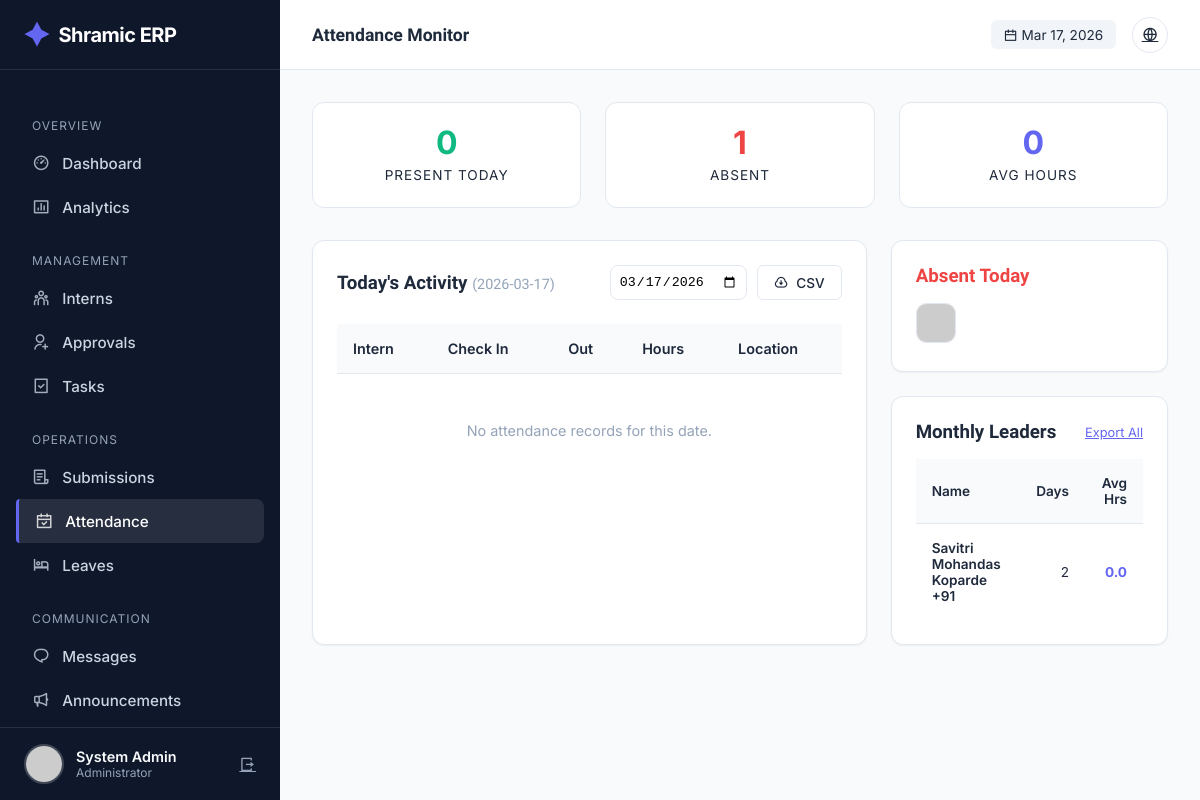
Page /admin/attendance (signed in) on the committed database.
### tables this page shows
CREATE TABLE users (
            id INTEGER PRIMARY KEY AUTOINCREMENT,
            intern_id TEXT UNIQUE,
            usn TEXT UNIQUE NOT NULL,
            full_name TEXT NOT NULL,
            phone TEXT NOT NULL,
            email TEXT UNIQUE NOT NULL,
            password_hash TEXT NOT NULL,
            role TEXT NOT NULL,
            photo_url TEXT,
            status TEXT DEFAULT 'PENDING',
            is_admin BOOLEAN DEFAULT 0,
            department TEXT,
            join_date DATE,
            emergency_contact TEXT,
            address TEXT,
            last_login TIMESTAMP,
            login_count INTEGER DEFAULT 0,
            created_at TIMESTAMP DEFAULT CURRENT_TIMESTAMP,
            updated_at TIMESTAMP DEFAULT CURRENT_TIMESTAMP
        );

### app.py (the view)
@app.route('/admin/attendance')
@login_required
@admin_required
def admin_attendance():
    conn = get_db_connection()
    cur = conn.cursor()
    date_filter = request.args.get('date', format_datetime(get_current_date(), '%Y-%m-%d'))
    cur.execute("""
        SELECT u.intern_id, u.full_name, u.role, u.photo_url, u.department,
               a.check_in_time, a.check_out_time, a.work_hours, a.location
        FROM attendance a
        JOIN users u ON a.user_id = u.id
        WHERE a.date = ?
        ORDER BY a.check_in_time DESC
    """, (date_filter,))
    today_attendance = [dict(row) for row in cur.fetchall()]
    cur.execute("""
        SELECT u.intern_id, u.full_name, u.role, u.department,
               COUNT(a.id) as days_present,
               SUM(a.work_hours) as total_hours,
               AVG(a.work_hours) as avg_hours
        FROM users u
        LEFT JOIN attendance a ON u.id = a.user_id
            AND strftime('%Y-%m', a.date) = strftime('%Y-%m', 'now')
        WHERE u.is_admin = 0 AND u.status = 'APPROVED'
        GROUP BY u.id, u.intern_id, u.full_name, u.role, u.department
        ORDER BY days_present DESC
    """)
    monthly_summary = [dict(row) for row in cur.fetchall()]
    cur.execute("""
        SELECT u.intern_id, u.full_name, u.role, u.department, u.photo_url, u.id
        FROM users u
        WHERE u.is_admin = 0 AND u.status = 'APPROVED'
        AND u.id NOT IN (
            SELECT user_id FROM attendance WHERE date = ?
        )
    """, (date_filter,))
    absent_today = [dict(row) for row in cur.fetchall()]
    conn.close()
    return render_template('admin/attendance.html',
        today_attendance=today_attendance,
        monthly_summary=monthly_summary,
        absent_today=absent_today,
        date_filter=date_filter,
        now=datetime.now()
    )

### ERP-main/templates/admin/attendance.html (shortened to what this page needs)
{% extends "admin/base.html" %} {% block page_title %}Attendance Monitor{%
endblock %} {% block content %}
<div class="att-stats">
  <div class="stat-box">
    <div class="stat-val" style="color: var(--success)">
      {{ today_attendance|length }}
    </div>
    <div class="stat-lbl">Present Today</div>
  </div>
  <div class="stat-box">
    <div class="stat-val" style="color: var(--danger)">
      {{ absent_today|length }}
    </div>
    <div class="stat-lbl">Absent</div>
  </div>
  <div class="stat-box">
    {% set total_hrs = namespace(value=0) %} {% for r in today_attendance %}{%
    if r.work_hours %}{% set total_hrs.value = total_hrs.value + r.work_hours
    %}{% endif %}{% endfor %}
    <div class="stat-val" style="color: var(--primary)">
      {{ (total_hrs.value / today_attendance|length)|round(1) if
      today_attendance|length > 0 else 0 }}
    </div>
    <div class="stat-lbl">Avg Hours</div>
  </div>
</div>
<div style="display: grid; grid-template-columns: 2fr 1fr; gap: 1.5rem">
  <div class="card">
    <div
      style="
        display: flex;
        justify-content: space-between;
        align-items: center;
        margin-bottom: 1.5rem;
      "
    >
      <h3>
        Today's Activity
        <span
          style="font-weight: 400; color: var(--text-light); font-size: 0.9rem"
          >({{ date_filter }})</span
        >
      </h3>
      <div style="display: flex; gap: 10px">
        <form
          method="GET"
          style="display: flex; align-items: center; gap: 10px"
        >
          <input
            type="date"
            name="date"
            value="{{ date_filter }}"
            onchange="this.form.submit()"
            style="
              padding: 0.5rem;
              border: 1px solid var(--border);
              border-radius: 8px;
            "
          />
        </form>
        <a
          href="{{ url_for('export_attendance_csv', month=date_filter[:7]) }}"
          class="btn btn-outline"
          style="padding: 0.5rem 1rem; font-size: 0.85rem"
        >
          <i class="ri-download-cloud-line"></i> CSV
        </a>
      </div>
    </div>
    <div class="table-container">
      <table>
        <thead>
          <tr>
            <th>Intern</th>
            <th>Check In</th>
            <th>Out</th>
            <th>Hours</th>
            <th>Location</th>
          </tr>
        </thead>
        <tbody>
          {% for record in today_attendance %}
          <tr class="attendance-row">
            <td>
              <div style="display: flex; align-items: center; gap: 10px">
                <img
                  src="{{ url_for('static', filename='uploads/profiles/' + record.photo_url) if record.photo_url else 'https://ui-avatars.com/api/?name=' + record.full_name }}"
                  style="
                    width: 32px;
                    height: 32px;
                    border-radius: 50%;
                    object-fit: cover;
                  "
                />
                <div>
                  <div style="font-weight: 600">{{ record.full_name }}</div>
                  <div style="font-size: 0.75rem; color: var(--text-secondary)">
                    {{ record.intern_id }}
                  </div>
                </div>
              </div>
            </td>
            <td>
              <span class="time-badge"
                >{{ record.check_in_time.split(' ')[1] }}</span
              >
            </td>
            <td>
              {% if record.check_out_time %}
              <span class="time-badge"
                >{{ record.check_out_time.split(' ')[1] }}</span
              >
              {% else %}
              <span
                style="
                  color: var(--success);
                  font-size: 0.8rem;
                  font-weight: 600;
                "
                >● Active</span
              >
              {% endif %}
            </td>
            <td style="font-weight: 700; color: var(--text-main)">
              {{ record.work_hours if record.work_hours else '-' }}
            </td>
            <td style="font-size: 0.85rem; color: var(--text-secondary)">
              <i class="ri-map-pin-line"></i> {{ record.location or 'Remote' }}
            </td>
          </tr>
          {% else %}
          <tr>
            <td
              colspan="5"
              style="
                text-align: center;
                padding: 3rem;
                color: var(--text-light);
              "
            >
              No attendance records for this date.
            </td>
          </tr>
          {% endfor %}
        </tbody>
      </table>
    </div>
  </div>
  <div style="display: flex; flex-direction: column; gap: 1.5rem">
    <div class="card">
      <h3 style="margin-bottom: 1rem; color: var(--danger)">Absent Today</h3>
      {% if absent_today %}
      <div class="absent-grid">
        {% for user in absent_today %}
        <div class="absent-item" data-name="{{ user.full_name }}">
          <a href="{{ url_for('admin_intern_detail', intern_id=user.id) }}">
            <img
              src="{{ url_for('static', filename='uploads/profiles/' + user.photo_url) if user.photo_url else 'https://ui-avatars.com/api/?name=' + user.full_name }}"
              alt="{{ user.full_name }}"
            />
          </a>
        </div>
        {% endfor %}
      </div>
      {% else %}
      <div style="text-align: center; padding: 2rem; color: var(--success)">
        <i class="ri-check-double-line" style="font-size: 2rem"></i>
        <p style="margin-top: 0.5rem; font-size: 0.9rem">100% Attendance!</p>
      </div>
      {% endif %}
    </div>
    <div class="card">
      <div
        style="
          display: flex;
          justify-content: space-between;
          align-items: center;
          margin-bottom: 1rem;
        "
      >
        <h3>Monthly Leaders</h3>
        <a
          href="{{ url_for('export_attendance_summary_csv') }}"
          style="font-size: 0.8rem; color: var(--primary)"
          >Export All</a
        >
      </div>
      <div class="table-container">
        <table style="font-size: 0.85rem">
          <thead>
            <tr>
              <th>Name</th>
              <th style="text-align: right">Days</th>
              <th style="text-align: right">Avg Hrs</th>
            </tr>
          </thead>
          <tbody>
            {% for summary in monthly_summary[:5] %}
            <tr>
              <td style="font-weight: 600">{{ summary.full_name }}</td>
              <td style="text-align: right">{{ summary.days_present }}</td>
              <td
                style="
                  text-align: right;
                  color: var(--primary);
                  font-weight: 700;
                "
              >
                {{ summary.avg_hours|round(1) }}
              </td>
            </tr>
            {% endfor %}
          </tbody>
        </table>
      </div>
    </div>
  </div>
</div>
{% endblock %}

### ERP-main/templates/admin/base.html (shortened to what this page needs)
<!doctype html>
<html lang="en">
  <head>
    <link
      href="https://cdn.jsdelivr.net/npm/remixicon@4.1.0/fonts/remixicon.css"
      rel="stylesheet"
    />
  </head>
  <body>
    <aside class="sidebar" id="sidebar">
      <a href="/" class="brand">
        <i class="ri-shining-2-fill"></i> Shramic ERP
      </a>
      <ul class="nav-menu">
        <li class="nav-label">Overview</li>
        <li>
          <a
            href="{{ url_for('admin_dashboard') }}"
            class="nav-link {% if request.endpoint == 'admin_dashboard' %}active{% endif %}"
            ><i class="ri-dashboard-3-line"></i> Dashboard</a
          >
        </li>
        <li>
          <a
            href="{{ url_for('admin_analytics') }}"
            class="nav-link {% if request.endpoint == 'admin_analytics' %}active{% endif %}"
            ><i class="ri-bar-chart-box-line"></i> Analytics</a
          >
        </li>
        <li class="nav-label">Management</li>
        <li>
          <a
            href="{{ url_for('admin_interns') }}"
            class="nav-link {% if request.endpoint == 'admin_interns' %}active{% endif %}"
            ><i class="ri-team-line"></i> Interns</a
          >
        </li>
        <li>
          <a
            href="{{ url_for('admin_approvals') }}"
            class="nav-link {% if request.endpoint == 'admin_approvals' %}active{% endif %}"
            ><i class="ri-user-add-line"></i> Approvals</a
          >
        </li>
        <li>
          <a
            href="{{ url_for('admin_tasks') }}"
            class="nav-link {% if request.endpoint == 'admin_tasks' %}active{% endif %}"
            ><i class="ri-task-line"></i> Tasks</a
          >
        </li>
        <li class="nav-label">Operations</li>
        <li>
          <a
            href="{{ url_for('admin_submissions') }}"
            class="nav-link {% if request.endpoint == 'admin_submissions' %}active{% endif %}"
            ><i class="ri-file-list-3-line"></i> Submissions</a
          >
        </li>
        <li>
          <a
            href="{{ url_for('admin_attendance') }}"
            class="nav-link {% if request.endpoint == 'admin_attendance' %}active{% endif %}"
            ><i class="ri-calendar-check-line"></i> Attendance</a
          >
        </li>
        <li>
          <a
            href="{{ url_for('admin_leaves') }}"
            class="nav-link {% if request.endpoint == 'admin_leaves' %}active{% endif %}"
            ><i class="ri-hotel-bed-line"></i> Leaves</a
          >
        </li>
        <li class="nav-label">Communication</li>
        <li>
          <a
            href="{{ url_for('admin_messages') }}"
            class="nav-link {% if request.endpoint == 'admin_messages' %}active{% endif %}"
            ><i class="ri-chat-1-line"></i> Messages</a
          >
        </li>
        <li>
          <a
            href="{{ url_for('admin_announcements') }}"
            class="nav-link {% if request.endpoint == 'admin_announcements' %}active{% endif %}"
            ><i class="ri-megaphone-line"></i> Announcements</a
          >
        </li>
      </ul>
      <div class="user-profile">
        <img
          src="{{ url_for('static', filename='uploads/profiles/' + current_user.photo_url) if current_user.photo_url else 'https://ui-avatars.com/api/?name=Admin&background=random' }}"
          class="user-avatar"
          alt="Admin"
        />
        <div style="flex: 1; overflow: hidden">
          <div
            style="
              font-weight: 600;
              font-size: 0.9rem;
              white-space: nowrap;
              text-overflow: ellipsis;
            "
          >
            {{ current_user.full_name }}
          </div>
          <div style="font-size: 0.75rem; color: var(--text-light)">
            Administrator
          </div>
        </div>
        <a
          href="{{ url_for('logout') }}"
          title="Logout"
          style="color: var(--text-light)"
          ><i class="ri-logout-box-r-line"></i
        ></a>
      </div>
    </aside>
    <div class="main-wrapper">
      <header class="top-header">
        <div style="display: flex; align-items: center; gap: 1rem">
          <h2 class="page-title">
            {% block page_title %}Dashboard{% endblock %}
          </h2>
        </div>
        <div class="header-actions">
          <div
            style="
              font-size: 0.85rem;
              color: var(--text-secondary);
              background: #f1f5f9;
              padding: 0.4rem 0.8rem;
              border-radius: 6px;
            "
          >
            <i class="ri-calendar-line"></i> {{ now.strftime('%b %d, %Y') }}
          </div>
          <a href="{{ url_for('index') }}" class="btn-icon" title="View Site"
            ><i class="ri-global-line"></i
          ></a>
        </div>
      </header>
      <div class="content">
         {% block content %}{% endblock %}
      </div>
    </div>
  </body>
</html>

### rows in the picture
users: full_name "System Admin"
users: full_name "Savitri Mohandas Koparde +91", days_present "2", avg_hours "0.0"

### other values in the picture
{{ today_attendance|length }} "0"
{{ absent_today|length }} "1"
{{ date_filter }} "2026-03-17"
